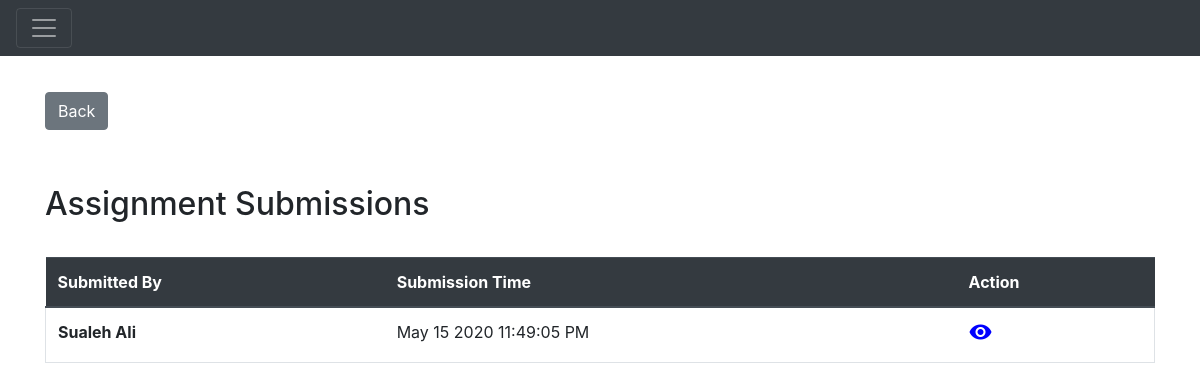
Page /assignmentSubmission/2 (signed in) on the earlier database version.
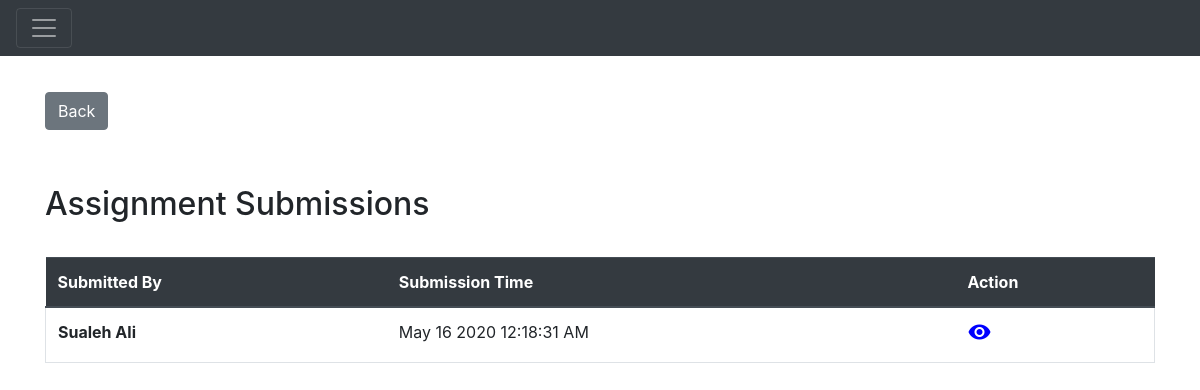
Same page on the later database version.
### Application/models.py (models this page shows)
class AssignmentSubmission(db.Model):
    __tablename__ = "assignment_submissions"
    assignmentSubmissionId = db.Column(
        db.Integer,
        primary_key=True,
        autoincrement=True
    )
    submissionTime = db.Column(db.DateTime, default=datetime.datetime.utcnow())
    assignmentId = db.Column(db.Integer, db.ForeignKey('assignments.assignmentId'))
    assignment = relationship("Assignment")
    assignmentGrade = db.Column(db.String(20))
    userId = db.Column(db.Integer, db.ForeignKey('users.userId'))
    user = relationship("User")
    comment = db.Column(db.String(500))
    gradeReceived = db.Column(
        db.String(10)
    )

class User(db.Model):
    __tablename__ = "users"
    userId = db.Column(
        db.Integer,
        primary_key=True,
        autoincrement=True
    )
    name = db.Column(
        db.String(100),
        index=True,
        nullable=False,
    )
    email = db.Column(
        db.String(80),
        index=True,
        unique=True,
        nullable=False
    )
    password = db.Column(
        db.String(255)
    )
    userRole = db.Column(Enum(UserRole))
    orgId = db.Column(db.Integer, db.ForeignKey('organizations.orgId'))
    organization = relationship("Organization")

### Application/assignment_submissions.py (the view)
@app.route('/assignmentSubmission/<id>')
@authenticate
def assignmentSubmission(id):
    assignmentId = escape(id)
    result = models.Assignment.query.filter_by(assignmentId=assignmentId).first()
    enrollments = result.course.enrollments
    enrollmentRole = [e for e in enrollments if e.userId == session['id']][0].enrollmentRole
    print(enrollmentRole)
    isTeacher = (enrollmentRole == models.EnrollmentRole.Teacher)
    submissions = []
    if enrollmentRole == models.EnrollmentRole.Teacher:
        submissions = models.db.session.query(models.AssignmentSubmission)\
            .filter(models.AssignmentSubmission.assignmentId == assignmentId)\
            .all()
    else:
        submissions = models.db.session.query(models.AssignmentSubmission) \
            .filter(models.AssignmentSubmission.assignmentId == assignmentId) \
            .filter(models.AssignmentSubmission.userId == session['id']) \
            .all()
    return render_template('assignment_submission.html', submissions=submissions,
                           enrollmentRole=enrollmentRole, isTeacher=isTeacher, assignmentId=id)

### Application/templates/assignment_submission.html (shortened to what this page needs)
{% extends 'main.html' %}
{% block head %}
{{ super() }}
{% endblock %}
{% block body %}
{{ super() }}
<div class="container" style="margin-top:3%;">
    <a class="btn btn-secondary" href={{url_for('getAssignmentDetailById' ,id=assignmentId) }}>Back</a>
    <div class="page-header" style="margin: 2% 0%; padding: 3% 0% 0% 0%;">
        <h2>Assignment Submissions</h2>
    </div>
        <table class="table" style="margin-top: 3%">
        <thead class="thead-dark">
        <tr>
            <th scope="col">Submitted By</th>
            <th scope="col">Submission Time</th>
            <th scope="col">Action</th>
        </tr>
        </thead>
        <tbody>
        {% for submission in submissions %}
        <tr class="border">
            <th scope="row">{{submission.user.name}}</th>
            <td>{{submission.submissionTime.strftime("%b %d %Y %r")}}</td>
            <td><a href={{ url_for('assignmentSubmissionDetail',id=submission.assignmentSubmissionId) }}
                           >
                <i class="material-icons md-48" style="color:blue;">visibility</i>
                </a>
            </td>
        </tr>
        {% endfor %}
        </tbody>
        </table>
</div>
{% endblock %}

### Application/templates/main.html (shortened to what this page needs)
{% extends 'base.html' %}
{% block head %}
<link rel="stylesheet" href="{{ url_for('static', filename='css/main.css') }}">
{% endblock %}
{% block body %}
<div id="topbar">
    <nav class="pos-f-t navbar navbar-dark bg-dark">
        <button class="navbar-toggler" type="button" style="outline:none;" onclick="toggleNav()">
            <span class="navbar-toggler-icon"></span>
        </button>
    </nav>
</div>
{% endblock %}

### Application/templates/base.html (shortened to what this page needs)
<!DOCTYPE html>
<html lang="en">
<head>
    <link rel="stylesheet" href="{{ url_for('static', filename='vendors/jquery.datetimepicker.min.css') }}">
    <link rel="stylesheet" href="{{ url_for('static', filename='vendors/bootstrap.min.css') }}">
    <link rel="stylesheet" href="{{ url_for('static', filename='css/styles.css') }}">
    {% block head %}{% endblock %}
</head>
<body>
    {% block body %} {% endblock %}
</body>
</html>

### Application/static/css/styles.css (style rules this page uses)
html, body { height: 100%; margin: 0; padding: 0; }

### Application/static/css/main.css (style rules this page uses)
body { transition: margin-left .5s; }

Differences in the rows shown:
changed AssignmentSubmission "Sualeh Ali": submissionTime "May 15 2020 11:49:05 PM" → "May 16 2020 12:18:31 AM"
